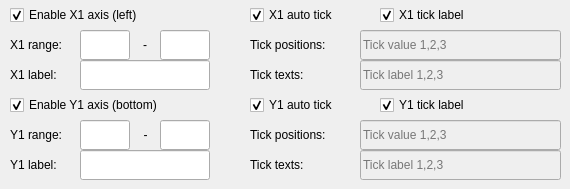
                  <widget class="QWidget" name="page_8">
                   <widget class="QLineEdit" name="plot1DRangeMaxX1_LE">
                    <property name="geometry">
                     <rect>
                      <x>160</x>
                      <y>30</y>
                      <width>50</width>
                      <height>30</height>
                     </rect>
                    </property>
                    <property name="minimumSize">
                     <size>
                      <width>42</width>
                      <height>22</height>
                     </size>
                    </property>
                   </widget>
                   <widget class="QLabel" name="label_50">
                    <property name="geometry">
                     <rect>
                      <x>10</x>
                      <y>60</y>
                      <width>70</width>
                      <height>30</height>
                     </rect>
                    </property>
                    <property name="minimumSize">
                     <size>
                      <width>70</width>
                      <height>30</height>
                     </size>
                    </property>
                    <property name="text">
                     <string>X1 label:</string>
                    </property>
                   </widget>
                   <widget class="QLabel" name="label_35">
                    <property name="geometry">
                     <rect>
                      <x>10</x>
                      <y>30</y>
                      <width>70</width>
                      <height>30</height>
                     </rect>
                    </property>
                    <property name="minimumSize">
                     <size>
                      <width>70</width>
                      <height>30</height>
                     </size>
                    </property>
                    <property name="text">
                     <string>X1 range:</string>
                    </property>
                   </widget>
                   <widget class="QCheckBox" name="plot1DAxisX1_CB">
                    <property name="geometry">
                     <rect>
                      <x>10</x>
                      <y>0</y>
                      <width>171</width>
                      <height>30</height>
                     </rect>
                    </property>
                    <property name="minimumSize">
                     <size>
                      <width>0</width>
                      <height>30</height>
                     </size>
                    </property>
                    <property name="text">
                     <string>Enable X1 axis (left)</string>
                    </property>
                    <property name="checked">
                     <bool>true</bool>
                    </property>
                   </widget>
                   <widget class="QLineEdit" name="plot1DRangeMinX1_LE">
                    <property name="geometry">
                     <rect>
                      <x>80</x>
                      <y>30</y>
                      <width>50</width>
                      <height>30</height>
                     </rect>
                    </property>
                    <property name="minimumSize">
                     <size>
                      <width>42</width>
                      <height>22</height>
                     </size>
                    </property>
                   </widget>
                   <widget class="QLabel" name="label_13">
                    <property name="geometry">
                     <rect>
                      <x>130</x>
                      <y>30</y>
                      <width>30</width>
                      <height>30</height>
                     </rect>
                    </property>
                    <property name="minimumSize">
                     <size>
                      <width>0</width>
                      <height>30</height>
                     </size>
                    </property>
                    <property name="text">
                     <string>-</string>
                    </property>
                    <property name="alignment">
                     <set>Qt::AlignCenter</set>
                    </property>
                   </widget>
                   <widget class="QLineEdit" name="plot1DTickValueX1_LE">
                    <property name="enabled">
                     <bool>false</bool>
                    </property>
                    <property name="geometry">
                     <rect>
                      <x>360</x>
                      <y>30</y>
                      <width>201</width>
                      <height>30</height>
                     </rect>
                    </property>
                    <property name="minimumSize">
                     <size>
                      <width>42</width>
                      <height>22</height>
                     </size>
                    </property>
                    <property name="placeholderText">
                     <string>Tick value 1,2,3</string>
                    </property>
                   </widget>
                   <widget class="QCheckBox" name="plot1DAutoTickX1_CB">
                    <property name="geometry">
                     <rect>
                      <x>250</x>
                      <y>0</y>
                      <width>120</width>
                      <height>30</height>
                     </rect>
                    </property>
                    <property name="minimumSize">
                     <size>
                      <width>120</width>
                      <height>30</height>
                     </size>
                    </property>
                    <property name="text">
                     <string>X1 auto tick</string>
                    </property>
                    <property name="checked">
                     <bool>true</bool>
                    </property>
                   </widget>
                   <widget class="QLineEdit" name="plot1DTickLabelX1_LE">
                    <property name="enabled">
                     <bool>false</bool>
                    </property>
                    <property name="geometry">
                     <rect>
                      <x>360</x>
                      <y>60</y>
                      <width>201</width>
                      <height>30</height>
                     </rect>
                    </property>
                    <property name="minimumSize">
                     <size>
                      <width>42</width>
                      <height>22</height>
                     </size>
                    </property>
                    <property name="toolTip">
                     <string>Tick labels</string>
                    </property>
                    <property name="placeholderText">
                     <string>Tick label 1,2,3</string>
                    </property>
                   </widget>
                   <widget class="QLineEdit" name="plot1DLabelX1_LE">
                    <property name="geometry">
                     <rect>
                      <x>80</x>
                      <y>60</y>
                      <width>130</width>
                      <height>30</height>
                     </rect>
                    </property>
                    <property name="minimumSize">
                     <size>
                      <width>42</width>
                      <height>22</height>
                     </size>
                    </property>
                   </widget>
                   <widget class="QCheckBox" name="plot1DTickLabelX1_CB">
                    <property name="geometry">
                     <rect>
                      <x>380</x>
                      <y>0</y>
                      <width>120</width>
                      <height>30</height>
                     </rect>
                    </property>
                    <property name="minimumSize">
                     <size>
                      <width>120</width>
                      <height>30</height>
                     </size>
                    </property>
                    <property name="text">
                     <string>X1 tick label</string>
                    </property>
                    <property name="checked">
                     <bool>true</bool>
                    </property>
                   </widget>
                   <widget class="QLabel" name="label_45">
                    <property name="geometry">
                     <rect>
                      <x>250</x>
                      <y>30</y>
                      <width>90</width>
                      <height>30</height>
                     </rect>
                    </property>
                    <property name="minimumSize">
                     <size>
                      <width>0</width>
                      <height>30</height>
                     </size>
                    </property>
                    <property name="text">
                     <string>Tick positions:</string>
                    </property>
                   </widget>
                   <widget class="QLabel" name="label_46">
                    <property name="geometry">
                     <rect>
                      <x>250</x>
                      <y>60</y>
                      <width>90</width>
                      <height>30</height>
                     </rect>
                    </property>
                    <property name="minimumSize">
                     <size>
                      <width>0</width>
                      <height>30</height>
                     </size>
                    </property>
                    <property name="text">
                     <string>Tick texts:</string>
                    </property>
                   </widget>
                   <widget class="QLabel" name="label_54">
                    <property name="geometry">
                     <rect>
                      <x>250</x>
                      <y>120</y>
                      <width>90</width>
                      <height>30</height>
                     </rect>
                    </property>
                    <property name="minimumSize">
                     <size>
                      <width>0</width>
                      <height>30</height>
                     </size>
                    </property>
                    <property name="text">
                     <string>Tick positions:</string>
                    </property>
                   </widget>
                   <widget class="QLineEdit" name="plot1DRangeMinY1_LE">
                    <property name="geometry">
                     <rect>
                      <x>80</x>
                      <y>120</y>
                      <width>50</width>
                      <height>30</height>
                     </rect>
                    </property>
                    <property name="minimumSize">
                     <size>
                      <width>42</width>
                      <height>22</height>
                     </size>
                    </property>
                   </widget>
                   <widget class="QCheckBox" name="plot1DTickLabelY1_CB">
                    <property name="geometry">
                     <rect>
                      <x>380</x>
                      <y>90</y>
                      <width>120</width>
                      <height>30</height>
                     </rect>
                    </property>
                    <property name="minimumSize">
                     <size>
                      <width>120</width>
                      <height>30</height>
                     </size>
                    </property>
                    <property name="text">
                     <string>Y1 tick label</string>
                    </property>
                    <property name="checked">
                     <bool>true</bool>
                    </property>
                   </widget>
                   <widget class="QLabel" name="label_48">
                    <property name="geometry">
                     <rect>
                      <x>10</x>
                      <y>120</y>
                      <width>70</width>
                      <height>30</height>
                     </rect>
                    </property>
                    <property name="minimumSize">
                     <size>
                      <width>70</width>
                      <height>30</height>
                     </size>
                    </property>
                    <property name="text">
                     <string>Y1 range:</string>
                    </property>
                   </widget>
                   <widget class="QLineEdit" name="plot1DTickLabelY1_LE">
                    <property name="enabled">
                     <bool>false</bool>
                    </property>
                    <property name="geometry">
                     <rect>
                      <x>360</x>
                      <y>150</y>
                      <width>201</width>
                      <height>30</height>
                     </rect>
                    </property>
                    <property name="minimumSize">
                     <size>
                      <width>42</width>
                      <height>22</height>
                     </size>
                    </property>
                    <property name="toolTip">
                     <string>Tick labels</string>
                    </property>
                    <property name="placeholderText">
                     <string>Tick label 1,2,3</string>
                    </property>
                   </widget>
                   <widget class="QCheckBox" name="plot1DAutoTickY1_CB">
                    <property name="geometry">
                     <rect>
                      <x>250</x>
                      <y>90</y>
                      <width>120</width>
                      <height>30</height>
                     </rect>
                    </property>
                    <property name="minimumSize">
                     <size>
                      <width>120</width>
                      <height>30</height>
                     </size>
                    </property>
                    <property name="text">
                     <string>Y1 auto tick</string>
                    </property>
                    <property name="checked">
                     <bool>true</bool>
                    </property>
                   </widget>
                   <widget class="QLabel" name="label_47">
                    <property name="geometry">
                     <rect>
                      <x>250</x>
                      <y>150</y>
                      <width>90</width>
                      <height>30</height>
                     </rect>
                    </property>
                    <property name="minimumSize">
                     <size>
                      <width>0</width>
                      <height>30</height>
                     </size>
                    </property>
                    <property name="text">
                     <string>Tick texts:</string>
                    </property>
                   </widget>
                   <widget class="QLabel" name="label_51">
                    <property name="geometry">
                     <rect>
                      <x>10</x>
                      <y>150</y>
                      <width>70</width>
                      <height>30</height>
                     </rect>
                    </property>
                    <property name="minimumSize">
                     <size>
                      <width>70</width>
                      <height>30</height>
                     </size>
                    </property>
                    <property name="text">
                     <string>Y1 label:</string>
                    </property>
                   </widget>
                   <widget class="QCheckBox" name="plot1DAxisY1_CB">
                    <property name="geometry">
                     <rect>
                      <x>10</x>
                      <y>90</y>
                      <width>191</width>
                      <height>30</height>
                     </rect>
                    </property>
                    <property name="minimumSize">
                     <size>
                      <width>0</width>
                      <height>30</height>
                     </size>
                    </property>
                    <property name="text">
                     <string>Enable Y1 axis (bottom)</string>
                    </property>
                    <property name="checked">
                     <bool>true</bool>
                    </property>
                   </widget>
                   <widget class="QLabel" name="label_17">
                    <property name="geometry">
                     <rect>
                      <x>130</x>
                      <y>120</y>
                      <width>31</width>
                      <height>30</height>
                     </rect>
                    </property>
                    <property name="minimumSize">
                     <size>
                      <width>0</width>
                      <height>30</height>
                     </size>
                    </property>
                    <property name="text">
                     <string>-</string>
                    </property>
                    <property name="alignment">
                     <set>Qt::AlignCenter</set>
                    </property>
                   </widget>
                   <widget class="QLineEdit" name="plot1DTickValueY1_LE">
                    <property name="enabled">
                     <bool>false</bool>
                    </property>
                    <property name="geometry">
                     <rect>
                      <x>360</x>
                      <y>120</y>
                      <width>201</width>
                      <height>30</height>
                     </rect>
                    </property>
                    <property name="minimumSize">
                     <size>
                      <width>42</width>
                      <height>22</height>
                     </size>
                    </property>
                    <property name="placeholderText">
                     <string>Tick value 1,2,3</string>
                    </property>
                   </widget>
                   <widget class="QLineEdit" name="plot1DLabelY1_LE">
                    <property name="geometry">
                     <rect>
                      <x>80</x>
                      <y>150</y>
                      <width>130</width>
                      <height>30</height>
                     </rect>
                    </property>
                    <property name="minimumSize">
                     <size>
                      <width>42</width>
                      <height>22</height>
                     </size>
                    </property>
                   </widget>
                   <widget class="QLineEdit" name="plot1DRangeMaxY1_LE">
                    <property name="geometry">
                     <rect>
                      <x>160</x>
                      <y>120</y>
                      <width>50</width>
                      <height>30</height>
                     </rect>
                    </property>
                    <property name="minimumSize">
                     <size>
                      <width>42</width>
                      <height>22</height>
                     </size>
                    </property>
                   </widget>
                  </widget>
